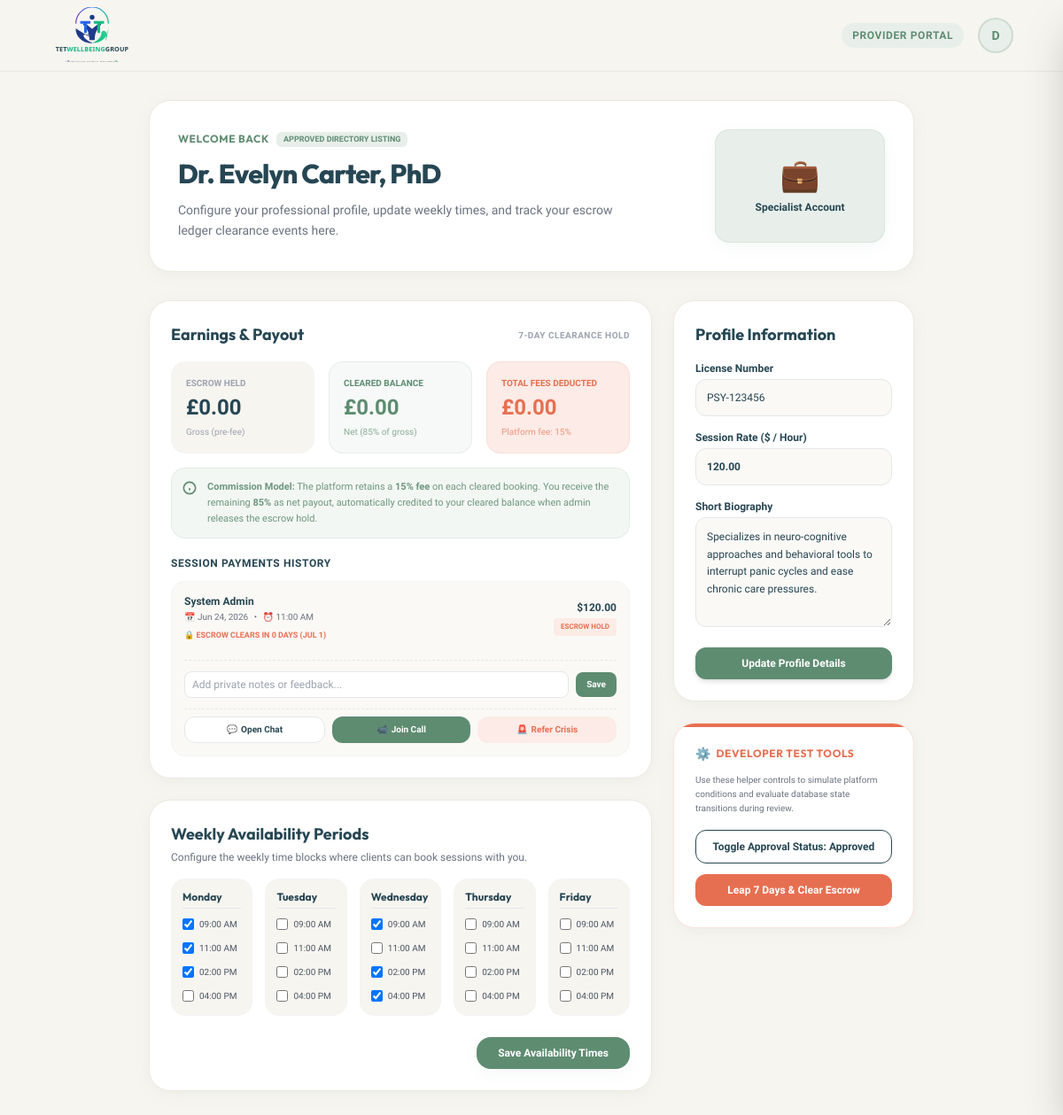
Page /specialist_dashboard.php (signed in) on the committed database.
### tables this page shows
CREATE TABLE IF NOT EXISTS `users` (
    `id` INT AUTO_INCREMENT PRIMARY KEY,
    `name` VARCHAR(100) NOT NULL,
    `email` VARCHAR(100) UNIQUE NOT NULL,
    `password` VARCHAR(255) NOT NULL,
    `role` VARCHAR(20) DEFAULT 'client',
    `archetype` VARCHAR(50) DEFAULT NULL,
    `license_no` VARCHAR(100) DEFAULT NULL,
    `bio` TEXT DEFAULT NULL,
    `hourly_rate` DECIMAL(10,2) DEFAULT NULL,
    `is_approved` TINYINT(1) DEFAULT 0,
    `escrow_balance` DECIMAL(10,2) DEFAULT 0.00,
    `clearance_balance` DECIMAL(10,2) DEFAULT 0.00,
    `is_suspended` TINYINT(1) DEFAULT 0,
    `crisis_state` TINYINT(1) DEFAULT 0,
    `is_champion` TINYINT(1) DEFAULT 0,
    `department_id` INT DEFAULT NULL,
    `created_at` TIMESTAMP DEFAULT CURRENT_TIMESTAMP
);

CREATE TABLE IF NOT EXISTS `teletherapy_bookings` (
    `id` INT AUTO_INCREMENT PRIMARY KEY,
    `user_id` INT NOT NULL,
    `therapist_name` VARCHAR(100) NOT NULL,
    `booking_date` DATE NOT NULL,
    `booking_time` VARCHAR(20) NOT NULL,
    `insurance_provider` VARCHAR(100) DEFAULT NULL,
    `amount_paid` DECIMAL(10,2) DEFAULT 0.00,
    `payment_status` VARCHAR(20) DEFAULT 'escrow',
    `release_date` DATETIME DEFAULT NULL,
    `therapist_id` INT DEFAULT NULL,
    `client_feedback` TEXT DEFAULT NULL,
    `consultant_feedback` TEXT DEFAULT NULL,
    `created_at` TIMESTAMP DEFAULT CURRENT_TIMESTAMP
);

### specialist_dashboard.php (the view, shortened to what the rows shown need)
<?php
require_once 'db.php';
$user_id = $_SESSION['user_id'];
$user_name = $_SESSION['user_name'];
$specialist = null;
if ($db_connected && $pdo) {
    try {
        $stmt = $pdo->prepare("SELECT * FROM users WHERE id = ?");
        $stmt->execute([$user_id]);
        $specialist = $stmt->fetch();
    } catch (PDOException $ex) {}
}
$specialist_name = $specialist['name'];
if ($db_connected && $pdo) {
    try {
        $stmt = $pdo->prepare("SELECT * FROM teletherapy_bookings WHERE (therapist_id = ? OR therapist_name = ?) AND payment_status = 'escrow' AND release_date <= NOW()");
        $stmt->execute([$user_id, $specialist_name]);
        $to_clear = $stmt->fetchAll();
        if (!empty($to_clear)) {
            $pdo->beginTransaction();
            $pdo->commit();
            $stmt = $pdo->prepare("SELECT * FROM users WHERE id = ?");
            $stmt->execute([$user_id]);
            $specialist = $stmt->fetch();
        }
    } catch (PDOException $ex) {
        if ($pdo->inTransaction()) $pdo->rollBack();
    }
}
$bookings = [];
if ($db_connected && $pdo) {
    try {
        $stmt = $pdo->prepare("
            SELECT b.*, u.name as client_name
            FROM teletherapy_bookings b
            JOIN users u ON b.user_id = u.id
            WHERE b.therapist_id = ? OR b.therapist_name = ?
            ORDER BY b.booking_date DESC, b.booking_time DESC
        ");
        $stmt->execute([$user_id, $specialist_name]);
        $bookings = $stmt->fetchAll();
    } catch (PDOException $ex) {}
}
?>
<!DOCTYPE html>
<html lang="en" class="h-full scroll-smooth">
<head>
    <script src="https://cdn.tailwindcss.com"></script>
</head>
<body class="min-h-full flex flex-col selection:bg-brand-sage/20 selection:text-brand-slate">
    <main class="flex-grow mx-auto w-full max-w-4xl px-4 py-8 pb-24 md:pb-8 fade-in">
        <div class="mb-8 relative overflow-hidden rounded-3xl bg-white border border-[#EBE8E0] shadow-soft p-6 md:p-8 flex flex-col sm:flex-row items-center justify-between gap-6">
            <div class="space-y-3 z-10 max-w-lg">
                <h1 class="text-3xl font-extrabold font-outfit text-brand-slate tracking-tight mt-1">
                    <?php echo htmlspecialchars($user_name); ?>
                </h1>
            </div>
        </div>
        <div class="grid grid-cols-1 md:grid-cols-3 gap-6">
            <div class="md:col-span-2 space-y-6">
                <section class="bg-white rounded-3xl p-6 shadow-soft border border-[#EBE8E0]">
                    <div class="grid grid-cols-1 sm:grid-cols-3 gap-4 mb-4">
                        <div class="p-4 bg-brand-bg rounded-2xl border border-gray-100 flex flex-col">
                            <span class="text-[10px] text-gray-400 font-bold uppercase">Escrow Held</span>
                            <span class="text-2xl font-extrabold text-brand-slate mt-1">
                                &pound;<?php echo number_format((float)($specialist['escrow_balance'] ?? 0.00), 2); ?>
                            </span>
                            <span class="text-[10px] text-gray-400 mt-1">Gross (pre-fee)</span>
                        </div>
                        <div class="p-4 bg-brand-sageLight/40 rounded-2xl border border-brand-sage/10 flex flex-col">
                            <span class="text-[10px] text-brand-sage font-bold uppercase">Cleared Balance</span>
                            <span class="text-2xl font-extrabold text-brand-sage mt-1">
                                &pound;<?php echo number_format((float)($specialist['clearance_balance'] ?? 0.00), 2); ?>
                            </span>
                            <span class="text-[10px] text-brand-sage/70 mt-1">Net (85% of gross)</span>
                        </div>
                    </div>
                    <?php if (empty($bookings)): ?>
                        <div class="text-center py-8 text-gray-400 text-xs bg-[#FAF9F6] rounded-2xl border border-dashed border-gray-200">
                            No booked client sessions recorded.
                        </div>
                    <?php else: ?>
                        <div class="space-y-3">
                            <?php foreach ($bookings as $bk): ?>
                                <?php
                                    $is_released = ($bk['payment_status'] ?? '') === 'released';
                                    $date_diff = strtotime($bk['release_date'] ?? '') - time();
                                    $days_left = max(0, ceil($date_diff / 86400));
                                ?>
                                <div class="p-3.5 rounded-2xl border border-gray-100 bg-[#FAF9F6] flex flex-col justify-between gap-3 text-xs">
                                    <div class="flex items-center justify-between gap-4">
                                        <div>
                                            <div class="font-bold text-brand-slate"><?php echo htmlspecialchars($bk['client_name']); ?></div>
                                            <div class="text-[10px] text-gray-500 mt-0.5">
                                                <span>📅 <?php echo date('M j, Y', strtotime($bk['booking_date'])); ?></span>
                                                <span class="mx-1">•</span>
                                                <span>⏰ <?php echo htmlspecialchars($bk['booking_time']); ?></span>
                                            </div>
                                            <?php if (!$is_released && isset($bk['release_date'])): ?>
                                                <div class="text-[9px] text-brand-coral font-bold mt-1 uppercase">
                                                    🔒 Escrow Clears in <?php echo $days_left; ?> days (<?php echo date('M j', strtotime($bk['release_date'])); ?>)
                                                </div>
                                            <?php else: ?>
                                                <div class="text-[9px] text-brand-sage font-bold mt-1 uppercase">
                                                    ✅ Funds Cleared
                                                </div>
                                            <?php endif; ?>
                                        </div>
                                        <div class="text-right">
                                            <div class="font-extrabold text-brand-slate">$<?php echo number_format($bk['amount_paid'] ?? 0, 2); ?></div>
                                            <span class="inline-block mt-1 px-2 py-0.5 rounded text-[8px] font-bold uppercase <?php echo $is_released ? 'bg-brand-sageLight text-brand-sage' : 'bg-brand-coralLight text-brand-coral'; ?>">
                                                <?php echo $is_released ? 'Cleared' : 'Escrow Hold'; ?>
                                            </span>
                                        </div>
                                    </div>
                                    <div class="mt-2 pt-2 border-t border-dashed border-gray-200">
                                        <?php if (!empty($bk['consultant_feedback'])): ?>
                                            <div class="p-2 rounded-lg bg-brand-sageLight/30 border border-brand-sage/10">
                                                <div class="text-[9px] font-bold text-brand-sage uppercase mb-0.5">Your Notes:</div>
                                                <div class="text-xs text-brand-slate">"<?php echo htmlspecialchars($bk['consultant_feedback']); ?>"</div>
                                            </div>
                                        <?php else: ?>
                                            <form method="POST" action="specialist_dashboard.php" class="flex gap-2 items-center mt-1">
                                                <input type="text" name="feedback" required placeholder="Add private notes or feedback..." class="flex-1 text-xs px-2 py-1.5 rounded-lg border border-gray-200 focus:border-brand-sage focus:ring-1 focus:ring-brand-sage outline-none">
                                                <button type="submit" class="text-[10px] font-bold text-white bg-brand-sage px-3 py-1.5 rounded-lg hover:bg-brand-sageHover transition-colors">Save</button>
                                            </form>
                                        <?php endif; ?>
                                    </div>
                                    <div class="flex gap-2 pt-2 border-t border-dashed border-gray-250">
                                        <button onclick="openChatDrawer(<?php echo $bk['id']; ?>, '<?php echo addslashes($bk['client_name']); ?>')" class="flex-1 py-1.5 rounded-xl bg-white hover:bg-gray-50 border border-gray-200 text-brand-slate text-[10px] font-bold transition-all active:scale-95 flex items-center justify-center gap-1">
                                            <span>💬</span> Open Chat
                                        </button>
                                        <button onclick="joinCall(<?php echo $bk['id']; ?>, '<?php echo addslashes($bk['client_name']); ?>')" class="flex-1 py-1.5 rounded-xl bg-brand-sage hover:bg-brand-sageHover text-white text-[10px] font-bold transition-all active:scale-95 flex items-center justify-center gap-1">
                                            <span>📹</span> Join Call
                                        </button>
                                        <button onclick="triggerCrisisReferral(<?php echo $bk['user_id']; ?>, '<?php echo addslashes($bk['client_name']); ?>')" class="flex-1 py-1.5 rounded-xl bg-brand-coralLight hover:bg-brand-coral hover:text-white text-brand-coral text-[10px] font-bold transition-all active:scale-95 flex items-center justify-center gap-1">
                                            <span>🚨</span> Refer Crisis
                                        </button>
                                    </div>
                                </div>
                            <?php endforeach; ?>
                        </div>
                    <?php endif; ?>
                </section>
            </div>
            <div class="space-y-6">
                <section class="bg-white rounded-3xl p-6 shadow-soft border border-[#EBE8E0]">
                    <form method="POST" action="specialist_dashboard.php" class="space-y-4">
                        <div>
                            <label for="license_no" class="block text-xs font-semibold text-brand-slate mb-1">License Number</label>
                            <input
                                type="text"
                                name="license_no"
                                id="license_no"
                                required
                                value="<?php echo htmlspecialchars($specialist['license_no'] ?? ''); ?>"
                                placeholder="e.g. LCSW-123456"
                                class="w-full rounded-xl border border-gray-200 bg-brand-inputBg p-3 text-xs focus:border-brand-sage focus:outline-none text-brand-slate"
                            >
                        </div>
                        <div>
                            <label for="hourly_rate" class="block text-xs font-semibold text-brand-slate mb-1">Session Rate ($ / Hour)</label>
                            <input
                                type="number"
                                name="hourly_rate"
                                id="hourly_rate"
                                required
                                min="10"
                                max="1000"
                                value="<?php echo htmlspecialchars($specialist['hourly_rate'] ?? ''); ?>"
                                placeholder="e.g. 100"
                                class="w-full rounded-xl border border-gray-200 bg-brand-inputBg p-3 text-xs focus:border-brand-sage focus:outline-none text-brand-slate font-bold"
                            >
                        </div>
                        <div>
                            <label for="bio" class="block text-xs font-semibold text-brand-slate mb-1">Short Biography</label>
                            <textarea
                                name="bio"
                                id="bio"
                                required
                                rows="5"
                                placeholder="Tell users about your specialties, approach, and background..."
                                class="w-full rounded-xl border border-gray-200 bg-brand-inputBg p-3 text-xs focus:border-brand-sage focus:outline-none text-brand-slate leading-relaxed"
                            ><?php echo htmlspecialchars($specialist['bio'] ?? ''); ?></textarea>
                        </div>
                    </form>
                </section>
            </div>
        </div>
    </main>
</body>
</html>

### rows in the picture
users: escrow_balance "0.00", clearance_balance "0.00", license_no "PSY-123456", hourly_rate "120.00", bio "Specializes in neuro-cognitive approaches and behavioral tools to interrupt panic cycles and ease chronic care pressures."
teletherapy_bookings: user.name "System Admin", booking_date "Jun 24, 2026", booking_time "11:00 AM", release_date "JUL 1", amount_paid "120.00", payment_status "ESCROW HOLD"

### other values in the picture
$user_initial "D"
$user_name "Dr. Evelyn Carter, PhD"
$specialist_total_commission "0.00"
$d "Monday"
$s "09:00 AM"
$s "11:00 AM"
$s "02:00 PM"
$s "04:00 PM"
$d "Tuesday"
$d "Wednesday"
$d "Thursday"
$d "Friday"
